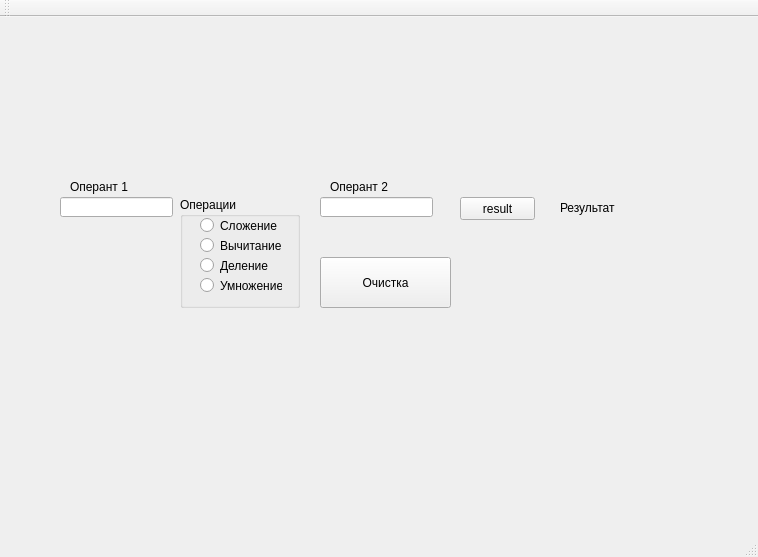
<?xml version="1.0" encoding="UTF-8"?>
<ui version="4.0">
 <class>MainWindow</class>
 <widget class="QMainWindow" name="MainWindow">
  <property name="geometry">
   <rect>
    <x>0</x>
    <y>0</y>
    <width>758</width>
    <height>557</height>
   </rect>
  </property>
  <property name="windowTitle">
   <string>MainWindow</string>
  </property>
  <widget class="QWidget" name="centralWidget">
   <widget class="QLineEdit" name="lineEdit_op_1">
    <property name="geometry">
     <rect>
      <x>60</x>
      <y>180</y>
      <width>113</width>
      <height>20</height>
     </rect>
    </property>
    <property name="text">
     <string/>
    </property>
   </widget>
   <widget class="QLineEdit" name="lineEdit_op_2">
    <property name="geometry">
     <rect>
      <x>320</x>
      <y>180</y>
      <width>113</width>
      <height>20</height>
     </rect>
    </property>
    <property name="text">
     <string/>
    </property>
   </widget>
   <widget class="QPushButton" name="pushButton_result">
    <property name="geometry">
     <rect>
      <x>460</x>
      <y>180</y>
      <width>75</width>
      <height>23</height>
     </rect>
    </property>
    <property name="text">
     <string>result</string>
    </property>
   </widget>
   <widget class="QLabel" name="label_op_1">
    <property name="geometry">
     <rect>
      <x>70</x>
      <y>160</y>
      <width>101</width>
      <height>20</height>
     </rect>
    </property>
    <property name="text">
     <string>Оперант 1</string>
    </property>
   </widget>
   <widget class="QLabel" name="label_op_2">
    <property name="geometry">
     <rect>
      <x>330</x>
      <y>160</y>
      <width>101</width>
      <height>20</height>
     </rect>
    </property>
    <property name="text">
     <string>Оперант 2</string>
    </property>
   </widget>
   <widget class="QGroupBox" name="groupBox">
    <property name="geometry">
     <rect>
      <x>180</x>
      <y>180</y>
      <width>120</width>
      <height>111</height>
     </rect>
    </property>
    <property name="title">
     <string>Операции</string>
    </property>
    <widget class="QRadioButton" name="radioButton_1_Sl">
     <property name="geometry">
      <rect>
       <x>20</x>
       <y>20</y>
       <width>82</width>
       <height>17</height>
      </rect>
     </property>
     <property name="text">
      <string>Сложение</string>
     </property>
    </widget>
    <widget class="QRadioButton" name="radioButton_2_Bh">
     <property name="geometry">
      <rect>
       <x>20</x>
       <y>40</y>
       <width>82</width>
       <height>17</height>
      </rect>
     </property>
     <property name="text">
      <string>Вычитание</string>
     </property>
    </widget>
    <widget class="QRadioButton" name="radioButton_3_Dl">
     <property name="geometry">
      <rect>
       <x>20</x>
       <y>60</y>
       <width>82</width>
       <height>17</height>
      </rect>
     </property>
     <property name="text">
      <string>Деление</string>
     </property>
    </widget>
    <widget class="QRadioButton" name="radioButton_4_Ym">
     <property name="geometry">
      <rect>
       <x>20</x>
       <y>80</y>
       <width>82</width>
       <height>17</height>
      </rect>
     </property>
     <property name="text">
      <string>Умножение</string>
     </property>
    </widget>
   </widget>
   <widget class="QLabel" name="label_res">
    <property name="geometry">
     <rect>
      <x>560</x>
      <y>180</y>
      <width>181</width>
      <height>21</height>
     </rect>
    </property>
    <property name="text">
     <string>Результат</string>
    </property>
   </widget>
   <widget class="QLabel" name="label_error">
    <property name="geometry">
     <rect>
      <x>460</x>
      <y>150</y>
      <width>71</width>
      <height>16</height>
     </rect>
    </property>
    <property name="text">
     <string/>
    </property>
   </widget>
   <widget class="QPushButton" name="pushButton_ohistka">
    <property name="geometry">
     <rect>
      <x>320</x>
      <y>240</y>
      <width>131</width>
      <height>51</height>
     </rect>
    </property>
    <property name="text">
     <string>Очистка</string>
    </property>
   </widget>
  </widget>
  <widget class="QMenuBar" name="menuBar">
   <property name="geometry">
    <rect>
     <x>0</x>
     <y>0</y>
     <width>758</width>
     <height>21</height>
    </rect>
   </property>
  </widget>
  <widget class="QToolBar" name="mainToolBar">
   <attribute name="toolBarArea">
    <enum>TopToolBarArea</enum>
   </attribute>
   <attribute name="toolBarBreak">
    <bool>false</bool>
   </attribute>
  </widget>
  <widget class="QStatusBar" name="statusBar"/>
 </widget>
 <layoutdefault spacing="6" margin="11"/>
 <resources/>
 <connections/>
</ui>
